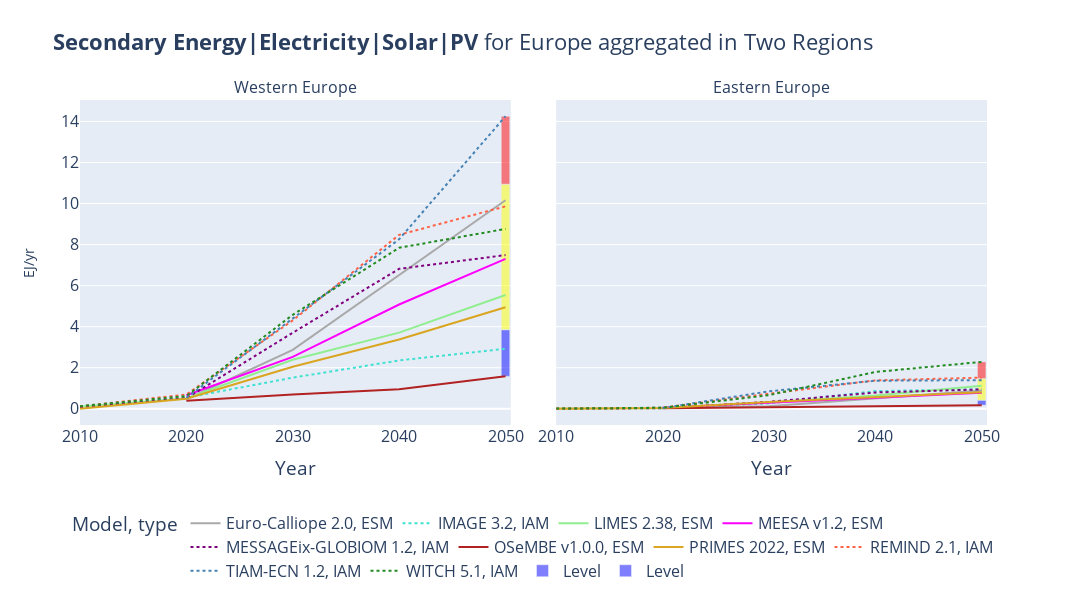

This figure's notebook cell:
### Markdown cell above
### Create plots

### Code cell
for c in common_variables:
    # c = 'Secondary Energy|Electricity|Solar|PV'
    v_path_str = c.replace('|', '_')
    for d in dic_model_reg:
        # d='Two Regions'
        n_plots = len(dic_model_reg[d].keys())
        if n_plots==2:
            n =2
        else:
            n =  round(n_plots**(1/2))

        df = pd.DataFrame()
        yrs = {'2050': [2050], '10 year steps': [2010,2020,2030,2040,2050]}

        for r in dic_model_reg[d]:
            modls = list(dic_model_reg[d][r])
            number_of_model_regions = []
            for m in list(dic_model_reg[d][r].keys()):
                number_of_model_regions.append(len(dic_model_reg[d][r][m]))
            max_n_regs = max(number_of_model_regions)
            list_model_reg_str, dic_model_reg_str = model_regions_str(dic_model_reg[d][r])

            for m in dic_reg_double_reported:
                list_model_reg_str = filter_double_countries(list_model_reg_str, m, dic_reg_double_reported[m])

            df = pd.concat([df, df_plot(df_common_variables, modls, yrs['10 year steps'], c, r, list_model_reg_str)])
            
        if not df.empty:
            if any(t in c for t in ('Cost', 'Life', 'Efficiency')):
                df_plots = df.groupby(['model', 'year', 'agg_region']).mean()
            else:  
                df_plots = df.groupby(['model', 'year', 'agg_region']).sum()
            df_plots = df_plots.reset_index()
            df_plots.loc[df_plots['model'].isin(model_type['IAM']), 'type'] = 'IAM'
            df_plots.loc[df_plots['model'].isin(model_type['ESM']), 'type'] = 'ESM'
            plot_colors = get_model_colors(list(df_plots['model'].unique()))

            agg_region = []
            for r in dic_harm_reg[d]:
                if r in df_plots['agg_region'].unique():
                    agg_region.append(r)

            fig = px.line(
                df_plots, 
                x='year', y='value', 
                facet_col='agg_region', facet_col_wrap=n, facet_col_spacing=0.05,
                title='<b>'+c+'</b>'+' for Europe aggregated in '+d,
                color='model',
                line_dash='type',
                color_discrete_sequence=plot_colors,
                labels={'model': 'Model', 'year': "Year", 'license': 'License:'},
                category_orders= {"agg_region": agg_region},
                height=600, width=1067
                )
            
            if d=='Countries':
                fig.update_yaxes(matches=None, showticklabels=True)
            for axis in fig.layout:
                if type(fig.layout[axis]) == go.layout.YAxis:
                    fig.layout[axis].title.text = ''

            fig.update_layout(
                # keep the original annotations and add a list of new annotations:
                annotations = list(fig.layout.annotations) + 
                [go.layout.Annotation(
                        x=-0.07,
                        y=0.5,
                        font=dict(
                            size=14
                        ),
                        showarrow=False,
                        text=df['unit'].unique()[0],
                        textangle=-90,
                        xref="paper",
                        yref="paper"
                    )
                ]
            )
            fig.update_layout(legend=dict(
                orientation="h",
                yanchor="top",
                y=-0.25,
                xanchor="center",
                x=0.5
            ))
            fig.update_layout(
                font = dict(
                    size=16
                )
            )
            fig.for_each_annotation(lambda a: a.update(text=a.text.split("=")[-1]))

        row = 1
        col = 1
        for p in agg_region:

            median, standev, maxi, mini = get_var_stats(df_plots[(df_plots['year']==2050)&(df_plots['agg_region']==p)])
            y = [median-standev-mini, 2*standev, maxi-median-standev]
            base = [mini, median-standev, median+standev]
            fig.add_trace( 
                go.Bar(
                    x = [2050, 2050, 2050],
                    y = y,
                    base = base,
                    marker_color= ['blue', 'yellow', 'red'],
                    opacity=0.5,
                    name='Level'
                ),
                row=row,
                col=col
            )
            if col < n:
                col += 1
            else:
                col = 1
                row += 1

        # fig.show()

        path_html = os.path.join(path_dic, v_path_str+'-'+d+'.html')
        fig.write_html(path_html)
        path_png = os.path.join(path_dic,v_path_str+'-'+d+'.png')
        fig.write_image(path_png) #, scale=2)

### Figure 1 — Plotly figure (JSON) as saved in the notebook; plotly's stock layout.template omitted (floating-point values rounded to 4 significant figures)
{"data": [{"hovertemplate": "Model=Euro-Calliope 2.0<br>type=ESM<br>agg_region=Western Europe<br>Year=%{x}<br>value=%{y}<extra></extra>", "legendgroup": "Euro-Calliope 2.0, ESM", "line": {"color": "darkgrey", "dash": "solid"}, "marker": {"symbol": "circle"}, "mode": "lines", "name": "Euro-Calliope 2.0, ESM", "orientation": "v", "showlegend": true, "type": "scatter", "x": [2020, 2030, 2050], "xaxis": "x", "y": [0.4623, 2.868, 10.16], "yaxis": "y"}, {"hovertemplate": "Model=Euro-Calliope 2.0<br>type=ESM<br>agg_region=Eastern Europe<br>Year=%{x}<br>value=%{y}<extra></extra>", "legendgroup": "Euro-Calliope 2.0, ESM", "line": {"color": "darkgrey", "dash": "solid"}, "marker": {"symbol": "circle"}, "mode": "lines", "name": "Euro-Calliope 2.0, ESM", "orientation": "v", "showlegend": false, "type": "scatter", "x": [2020, 2030, 2050], "xaxis": "x2", "y": [0.04525, 0.1219, 0.8891], "yaxis": "y2"}, {"hovertemplate": "Model=IMAGE 3.2<br>type=IAM<br>agg_region=Western Europe<br>Year=%{x}<br>value=%{y}<extra></extra>", "legendgroup": "IMAGE 3.2, IAM", "line": {"color": "turquoise", "dash": "dot"}, "marker": {"symbol": "circle"}, "mode": "lines", "name": "IMAGE 3.2, IAM", "orientation": "v", "showlegend": true, "type": "scatter", "x": [2010, 2020, 2030, 2040, 2050], "xaxis": "x", "y": [0.07895, 0.5402, 1.514, 2.356, 2.923], "yaxis": "y"}, {"hovertemplate": "Model=IMAGE 3.2<br>type=IAM<br>agg_region=Eastern Europe<br>Year=%{x}<br>value=%{y}<extra></extra>", "legendgroup": "IMAGE 3.2, IAM", "line": {"color": "turquoise", "dash": "dot"}, "marker": {"symbol": "circle"}, "mode": "lines", "name": "IMAGE 3.2, IAM", "orientation": "v", "showlegend": false, "type": "scatter", "x": [2010, 2020, 2030, 2040, 2050], "xaxis": "x2", "y": [0.002412, 0.05494, 0.2592, 0.8599, 0.9508], "yaxis": "y2"}, {"hovertemplate": "Model=LIMES 2.38<br>type=ESM<br>agg_region=Western Europe<br>Year=%{x}<br>value=%{y}<extra></extra>", "legendgroup": "LIMES 2.38, ESM", "line": {"color": "lightgreen", "dash": "solid"}, "marker": {"symbol": "circle"}, "mode": "lines", "name": "LIMES 2.38, ESM", "orientation": "v", "showlegend": true, "type": "scatter", "x": [2010, 2020, 2030, 2040, 2050], "xaxis": "x", "y": [0.1017, 0.4964, 2.386, 3.71, 5.545], "yaxis": "y"}, {"hovertemplate": "Model=LIMES 2.38<br>type=ESM<br>agg_region=Eastern Europe<br>Year=%{x}<br>value=%{y}<extra></extra>", "legendgroup": "LIMES 2.38, ESM", "line": {"color": "lightgreen", "dash": "solid"}, "marker": {"symbol": "circle"}, "mode": "lines", "name": "LIMES 2.38, ESM", "orientation": "v", "showlegend": false, "type": "scatter", "x": [2010, 2020, 2030, 2040, 2050], "xaxis": "x2", "y": [0.007, 0.0199, 0.3076, 0.6453, 1.121], "yaxis": "y2"}, {"hovertemplate": "Model=MEESA v1.2<br>type=ESM<br>agg_region=Western Europe<br>Year=%{x}<br>value=%{y}<extra></extra>", "legendgroup": "MEESA v1.2, ESM", "line": {"color": "magenta", "dash": "solid"}, "marker": {"symbol": "circle"}, "mode": "lines", "name": "MEESA v1.2, ESM", "orientation": "v", "showlegend": true, "type": "scatter", "x": [2020, 2030, 2040, 2050], "xaxis": "x", "y": [0.658, 2.526, 5.079, 7.307], "yaxis": "y"}, {"hovertemplate": "Model=MEESA v1.2<br>type=ESM<br>agg_region=Eastern Europe<br>Year=%{x}<br>value=%{y}<extra></extra>", "legendgroup": "MEESA v1.2, ESM", "line": {"color": "magenta", "dash": "solid"}, "marker": {"symbol": "circle"}, "mode": "lines", "name": "MEESA v1.2, ESM", "orientation": "v", "showlegend": false, "type": "scatter", "x": [2020, 2030, 2040, 2050], "xaxis": "x2", "y": [0.044, 0.288, 0.565, 0.777], "yaxis": "y2"}, {"hovertemplate": "Model=MESSAGEix-GLOBIOM 1.2<br>type=IAM<br>agg_region=Western Europe<br>Year=%{x}<br>value=%{y}<extra></extra>", "legendgroup": "MESSAGEix-GLOBIOM 1.2, IAM", "line": {"color": "purple", "dash": "dot"}, "marker": {"symbol": "circle"}, "mode": "lines", "name": "MESSAGEix-GLOBIOM 1.2, IAM", "orientation": "v", "showlegend": true, "type": "scatter", "x": [2010, 2020, 2030, 2040, 2050], "xaxis": "x", "y": [0.07866, 0.5132, 3.704, 6.818, 7.488], "yaxis": "y"}, {"hovertemplate": "Model=MESSAGEix-GLOBIOM 1.2<br>type=IAM<br>agg_region=Eastern Europe<br>Year=%{x}<br>value=%{y}<extra></extra>", "legendgroup": "MESSAGEix-GLOBIOM 1.2, IAM", "line": {"color": "purple", "dash": "dot"}, "marker": {"symbol": "circle"}, "mode": "lines", "name": "MESSAGEix-GLOBIOM 1.2, IAM", "orientation": "v", "showlegend": false, "type": "scatter", "x": [2010, 2020, 2030, 2040, 2050], "xaxis": "x2", "y": [0.002334, 0.02599, 0.3377, 0.7927, 0.9422], "yaxis": "y2"}, {"hovertemplate": "Model=OSeMBE v1.0.0<br>type=ESM<br>agg_region=Western Europe<br>Year=%{x}<br>value=%{y}<extra></extra>", "legendgroup": "OSeMBE v1.0.0, ESM", "line": {"color": "firebrick", "dash": "solid"}, "marker": {"symbol": "circle"}, "mode": "lines", "name": "OSeMBE v1.0.0, ESM", "orientation": "v", "showlegend": true, "type": "scatter", "x": [2020, 2030, 2040, 2050], "xaxis": "x", "y": [0.385, 0.6944, 0.9506, 1.579], "yaxis": "y"}, {"hovertemplate": "Model=OSeMBE v1.0.0<br>type=ESM<br>agg_region=Eastern Europe<br>Year=%{x}<br>value=%{y}<extra></extra>", "legendgroup": "OSeMBE v1.0.0, ESM", "line": {"color": "firebrick", "dash": "solid"}, "marker": {"symbol": "circle"}, "mode": "lines", "name": "OSeMBE v1.0.0, ESM", "orientation": "v", "showlegend": false, "type": "scatter", "x": [2020, 2030, 2040, 2050], "xaxis": "x2", "y": [0.02946, 0.07702, 0.1105, 0.1763], "yaxis": "y2"}, {"hovertemplate": "Model=PRIMES 2022<br>type=ESM<br>agg_region=Western Europe<br>Year=%{x}<br>value=%{y}<extra></extra>", "legendgroup": "PRIMES 2022, ESM", "line": {"color": "goldenrod", "dash": "solid"}, "marker": {"symbol": "circle"}, "mode": "lines", "name": "PRIMES 2022, ESM", "orientation": "v", "showlegend": true, "type": "scatter", "x": [2010, 2020, 2030, 2040, 2050], "xaxis": "x", "y": [0, 0.4914, 2.045, 3.379, 4.947], "yaxis": "y"}, {"hovertemplate": "Model=PRIMES 2022<br>type=ESM<br>agg_region=Eastern Europe<br>Year=%{x}<br>value=%{y}<extra></extra>", "legendgroup": "PRIMES 2022, ESM", "line": {"color": "goldenrod", "dash": "solid"}, "marker": {"symbol": "circle"}, "mode": "lines", "name": "PRIMES 2022, ESM", "orientation": "v", "showlegend": false, "type": "scatter", "x": [2010, 2020, 2030, 2040, 2050], "xaxis": "x2", "y": [0, 0.03542, 0.3339, 0.5805, 0.8021], "yaxis": "y2"}, {"hovertemplate": "Model=REMIND 2.1<br>type=IAM<br>agg_region=Western Europe<br>Year=%{x}<br>value=%{y}<extra></extra>", "legendgroup": "REMIND 2.1, IAM", "line": {"color": "tomato", "dash": "dot"}, "marker": {"symbol": "circle"}, "mode": "lines", "name": "REMIND 2.1, IAM", "orientation": "v", "showlegend": true, "type": "scatter", "x": [2010, 2020, 2030, 2040, 2050], "xaxis": "x", "y": [0.1196, 0.6949, 4.304, 8.474, 9.865], "yaxis": "y"}, {"hovertemplate": "Model=REMIND 2.1<br>type=IAM<br>agg_region=Eastern Europe<br>Year=%{x}<br>value=%{y}<extra></extra>", "legendgroup": "REMIND 2.1, IAM", "line": {"color": "tomato", "dash": "dot"}, "marker": {"symbol": "circle"}, "mode": "lines", "name": "REMIND 2.1, IAM", "orientation": "v", "showlegend": false, "type": "scatter", "x": [2010, 2020, 2030, 2040, 2050], "xaxis": "x2", "y": [0.004951, 0.04939, 0.7356, 1.382, 1.515], "yaxis": "y2"}, {"hovertemplate": "Model=TIAM-ECN 1.2<br>type=IAM<br>agg_region=Western Europe<br>Year=%{x}<br>value=%{y}<extra></extra>", "legendgroup": "TIAM-ECN 1.2, IAM", "line": {"color": "steelblue", "dash": "dot"}, "marker": {"symbol": "circle"}, "mode": "lines", "name": "TIAM-ECN 1.2, IAM", "orientation": "v", "showlegend": true, "type": "scatter", "x": [2020, 2030, 2040, 2050], "xaxis": "x", "y": [0.5373, 4.411, 8.258, 14.25], "yaxis": "y"}, {"hovertemplate": "Model=TIAM-ECN 1.2<br>type=IAM<br>agg_region=Eastern Europe<br>Year=%{x}<br>value=%{y}<extra></extra>", "legendgroup": "TIAM-ECN 1.2, IAM", "line": {"color": "steelblue", "dash": "dot"}, "marker": {"symbol": "circle"}, "mode": "lines", "name": "TIAM-ECN 1.2, IAM", "orientation": "v", "showlegend": false, "type": "scatter", "x": [2020, 2030, 2040, 2050], "xaxis": "x2", "y": [0.0327, 0.8503, 1.366, 1.394], "yaxis": "y2"}, {"hovertemplate": "Model=WITCH 5.1<br>type=IAM<br>agg_region=Western Europe<br>Year=%{x}<br>value=%{y}<extra></extra>", "legendgroup": "WITCH 5.1, IAM", "line": {"color": "forestgreen", "dash": "dot"}, "marker": {"symbol": "circle"}, "mode": "lines", "name": "WITCH 5.1, IAM", "orientation": "v", "showlegend": true, "type": "scatter", "x": [2010, 2020, 2030, 2040, 2050], "xaxis": "x", "y": [0.1261, 0.6221, 4.579, 7.844, 8.762], "yaxis": "y"}, {"hovertemplate": "Model=WITCH 5.1<br>type=IAM<br>agg_region=Eastern Europe<br>Year=%{x}<br>value=%{y}<extra></extra>", "legendgroup": "WITCH 5.1, IAM", "line": {"color": "forestgreen", "dash": "dot"}, "marker": {"symbol": "circle"}, "mode": "lines", "name": "WITCH 5.1, IAM", "orientation": "v", "showlegend": false, "type": "scatter", "x": [2010, 2020, 2030, 2040, 2050], "xaxis": "x2", "y": [0.00716, 0.04701, 0.6628, 1.791, 2.285], "yaxis": "y2"}, {"base": [1.579, 3.851, 10.94], "marker": {"color": ["blue", "yellow", "red"]}, "name": "Level", "opacity": 0.5, "type": "bar", "x": [2050, 2050, 2050], "xaxis": "x", "y": [2.272, 7.093, 3.309], "yaxis": "y"}, {"base": [0.1763, 0.4176, 1.475], "marker": {"color": ["blue", "yellow", "red"]}, "name": "Level", "opacity": 0.5, "type": "bar", "x": [2050, 2050, 2050], "xaxis": "x2", "y": [0.2413, 1.058, 0.8092], "yaxis": "y2"}], "layout": {"annotations": [{"showarrow": false, "text": "Western Europe", "x": 0.2375, "xanchor": "center", "xref": "paper", "y": 1, "yanchor": "bottom", "yref": "paper"}, {"showarrow": false, "text": "Eastern Europe", "x": 0.7625, "xanchor": "center", "xref": "paper", "y": 1, "yanchor": "bottom", "yref": "paper"}, {"font": {"size": 14}, "showarrow": false, "text": "EJ/yr", "textangle": -90, "x": -0.07, "xref": "paper", "y": 0.5, "yref": "paper"}], "font": {"size": 16}, "height": 600, "legend": {"orientation": "h", "title": {"text": "Model, type"}, "tracegroupgap": 0, "x": 0.5, "xanchor": "center", "y": -0.25, "yanchor": "top"}, "title": {"text": "<b>Secondary Energy|Electricity|Solar|PV</b> for Europe aggregated in Two Regions"}, "width": 1067, "xaxis": {"anchor": "y", "domain": [0, 0.475], "title": {"text": "Year"}}, "xaxis2": {"anchor": "y2", "domain": [0.525, 1], "matches": "x", "title": {"text": "Year"}}, "yaxis": {"anchor": "x", "domain": [0, 1], "title": {"text": ""}}, "yaxis2": {"anchor": "x2", "domain": [0, 1], "matches": "y", "showticklabels": false, "title": {"text": ""}}}}
